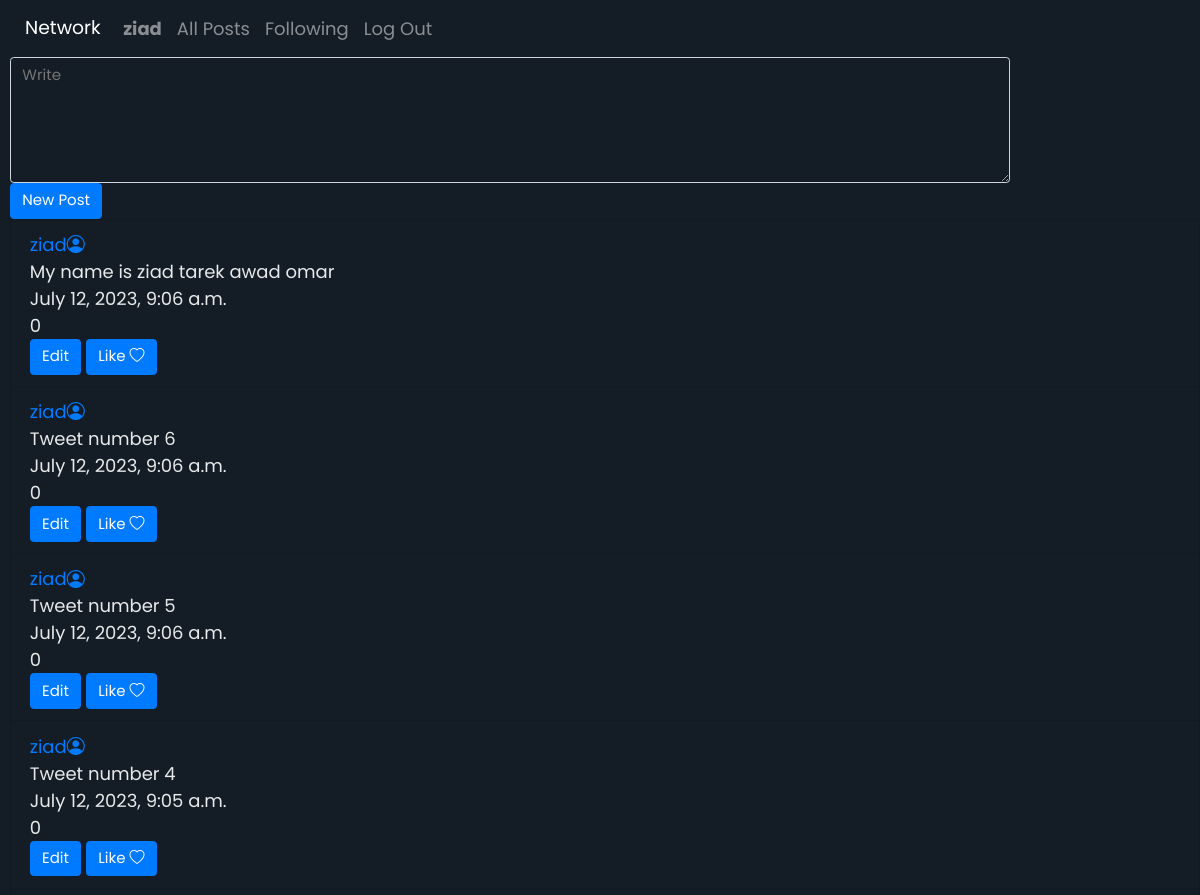
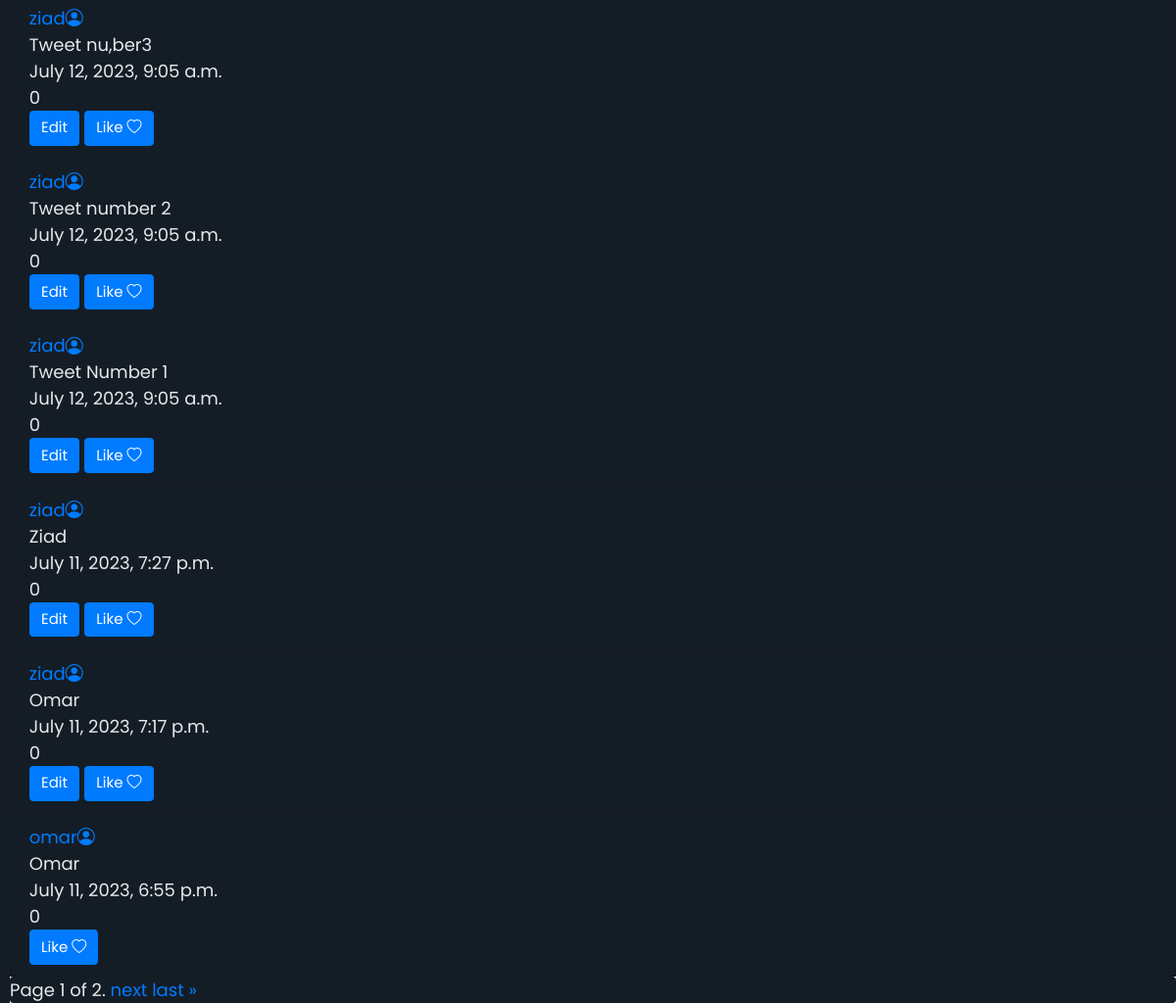
/ (signed in), run on the app's committed database (2 pictures, top to bottom).
### network/models.py (models this page shows)
class User(AbstractUser):
    pass

class Post(models.Model):
    creator = models.ForeignKey(User, on_delete=models.CASCADE, related_name="posts")
    timestamp =models.DateTimeField(auto_now_add=True)
    content = models.CharField(max_length=1000)
    likes = models.ManyToManyField(User, related_name="user_likes", blank=True)

### network/views.py (the view)
# urls.py: path("", views.index, name="index"),
@login_required(login_url='/login')
def index(request):
    paginator = Paginator(Post.objects.all().order_by('-timestamp'), 10)
    page_number = request.GET.get('page')
    page_obj = paginator.get_page(page_number)
    return render(request, "network/index.html", context={
        "page_obj" : page_obj
    })

### network/templates/network/index.html (shortened to what this page needs)
{% extends "network/layout.html" %}
{% block body %}
    {% if user.is_authenticated %}
    <form method="post" action="{% url 'create' %}" class="form">
        <textarea placeholder="Write" name ="post" cols="250" rows="5" class="input-group-text" maxlength="1000"></textarea>
        <button class="btn btn-primary">New Post</button>
    </form>
    {% endif %}
    <ul class="list-group">
        {% for post in page_obj %}
            <li class="list-group-item">
                <div>
                    <a  href="{% url 'profile' post.creator %}">
                        {{ post.creator }}<i class="bi bi-person-circle"></i>
                    </a>
                </div>
                <div id="post_content">{{ post.content }}</div>
                <div>{{ post.timestamp }}</div>
                <div id="like_count">{{ post.likes.count }}</div>
                {% if request.user == post.creator %}
                <button id="edit" onclick="Edit(this)" class="btn btn-primary">Edit</button>
                {% endif %}
                {% if post in user.user_likes.all %}
                    <button id="like_button" onclick="Like(this)" value="{{ post.id }}" class="btn btn-primary">Unlike <i class="bi bi-heart-fill"></i></button>
                {% else %}
                    <button id="like_button" onclick="Like(this)" value="{{ post.id }}" class="btn btn-primary">Like <i class="bi bi-heart"></i></button>
                {% endif %}
            </li>
        {% endfor %}
    </ul>
    <div class="pagination">
        <span class="step-links">
            <span class="current">
                Page {{ page_obj.number }} of {{ page_obj.paginator.num_pages }}.
            </span>
            {% if page_obj.has_next %}
                <a href="?page={{ page_obj.next_page_number }}">next</a>
                <a href="?page={{ page_obj.paginator.num_pages }}">last &raquo;</a>
            {% endif %}
        </span>
    </div>
{% endblock %}

### network/templates/network/layout.html (shortened to what this page needs)
{% load static %}
<!DOCTYPE html>
<html lang="en">
    <head>
        <link rel="stylesheet" href="https://stackpath.bootstrapcdn.com/bootstrap/4.4.1/css/bootstrap.min.css">
        <link type="text/css" href="{% static 'network/styles.css' %}" rel="stylesheet">
        <link rel="stylesheet" href="https://cdn.jsdelivr.net/npm/bootstrap-icons@1.5.0/font/bootstrap-icons.css" />
    </head>
    <body>
        <nav class="navbar navbar-expand-lg navbar-dark" style="background-color: #141d26;">
            <a class="navbar-brand" href="#">Network</a>
            <div>
              <ul class="navbar-nav mr-auto">
                {% if user.is_authenticated %}
                    <li class="nav-item">
                        <a class="nav-link" href="{% url 'profile' user.username %}"><strong>{{ user.username }}</strong></a>
                    </li>
                {% endif %}
                <li class="nav-item">
                  <a class="nav-link" href="{% url 'index' %}">All Posts</a>
                </li>
                {% if user.is_authenticated %}
                    <li class="nav-item">
                        <a class="nav-link" href="{% url 'following' %}">Following</a>
                    </li>
                    <li class="nav-item">
                        <a class="nav-link" href="{% url 'logout' %}">Log Out</a>
                    </li>
                {% endif %}
              </ul>
            </div>
          </nav>
        <div class="body">
            {% block body %}
            {% endblock %}
        </div>
    </body>
</html>

### network/static/network/styles.css (style rules this page uses)
html { background-color: #141d26; font-size: 15px; }
.list-group-item { background-color: #141d26; }
.list-group { background-color: #141d26; }
.input-group-text { background-color: #141d26; }
.form { background-color: #141d26; color: rgb(231, 233, 234); }
.pagination { background-color: #141d26; }
body { color: rgb(231, 233, 234); font-size: 1.2rem; margin-left: 10px; font-family: 'Poppins', sans-serif; }
.input-group-text { color: rgb(231, 233, 234); text-align: left; }
textarea { width: 1000px; }

### data on the page
User: username "ziad"
Post: creator "ziad", content "My name is ziad tarek awad omar", timestamp "July 12, 2023, 9:06 a.m.", likes.count "0"
Post: creator "ziad", content "Tweet number 6", timestamp "July 12, 2023, 9:06 a.m.", likes.count "0"
Post: creator "ziad", content "Tweet number 5", timestamp "July 12, 2023, 9:06 a.m.", likes.count "0"
Post: creator "ziad", content "Tweet number 4", timestamp "July 12, 2023, 9:05 a.m.", likes.count "0"
Post: creator "ziad", content "Tweet nu,ber3", timestamp "July 12, 2023, 9:05 a.m.", likes.count "0"
Post: creator "ziad", content "Tweet number 2", timestamp "July 12, 2023, 9:05 a.m.", likes.count "0"
Post: creator "ziad", content "Tweet Number 1", timestamp "July 12, 2023, 9:05 a.m.", likes.count "0"
Post: creator "ziad", content "Ziad", timestamp "July 11, 2023, 7:27 p.m.", likes.count "0"
Post: creator "ziad", content "Omar", timestamp "July 11, 2023, 7:17 p.m.", likes.count "0"
Post: creator "omar", content "Omar", timestamp "July 11, 2023, 6:55 p.m.", likes.count "0"

### other printed values
{{ page_obj.number }} "1"
{{ page_obj.paginator.num_pages }} "2"
